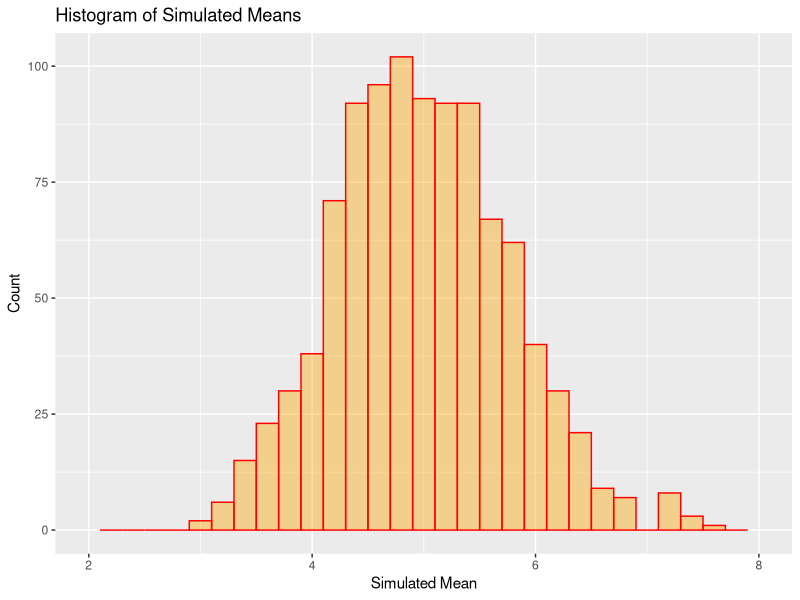
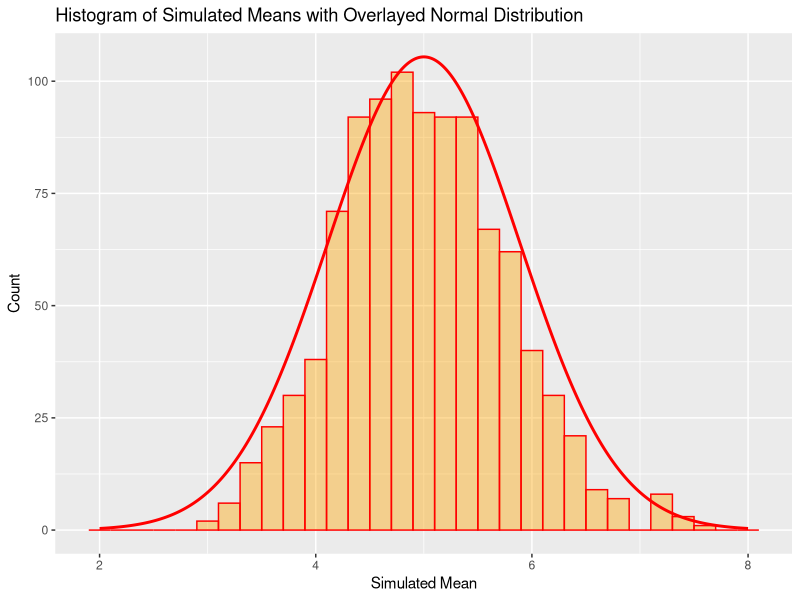

These charts were generated, in order, by the following R code:
## ---- chunk 1
set.seed(40)                              ## set random number seed (for reproducibility)
means <- vector()                         ## initialize empty vector to store means
for(i in 1:1000){                         ## initialize simulation loop
  means[i] <- mean(rexp(40, rate=0.2))    ## generate, and take the mean of, 40 exponential 
}                                         ## random numbers with rate = 0.2
## ---- chunk 2
library(ggplot2)
ggplot(data.frame(mean=means), aes(x=mean)) + xlim(2,8) + 
  geom_histogram(color="red", fill="orange", alpha=.4, binwidth=.2) + 
  labs(title="Histogram of Simulated Means", x="Simulated Mean", y="Count")
## ---- chunk 3
## theoretical mean and variance
theo_mean <- 1/.2
theo_var <- round(1/(.2^2)/sqrt(1000),3)

## generate theoretical distribution
theo_dist <- data.frame(x=(200:800)/100)
theo_dist$y <- dnorm(theo_dist$x, mean=theo_mean, sd=sqrt(theo_var))

## plot histogram with overlayed density curve
library(ggplot2)
ggplot(data.frame(mean=means), aes(x=mean)) + 
  geom_histogram(color="red", fill="orange", alpha=.4, binwidth=.2) + 
  labs(title="Histogram of Simulated Means with Overlayed Normal Distribution") + 
  labs(x="Simulated Mean", y="Count") + 
  geom_line(data=theo_dist, aes(x=x, y=y*235), size=1, color="red")
## ---- chunk 4
ks <- ks.test(means, "pnorm", theo_mean, sqrt(theo_var))
ks
## ---- chunk 5
reject <- ""
if(ks$p.value < 0.05) reject <- "fail to"
